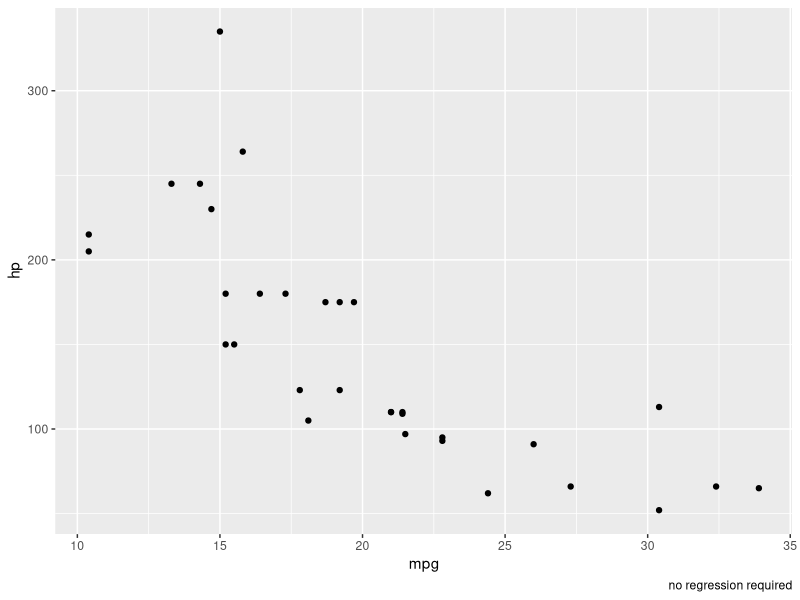

Write the R code that produced this figure.
## ---- chunk 1
Greeting <- function(arg1 = "Hello" ){
  print(arg1)
}
Greeting()
Greeting("Hiya")
## ---- chunk 2


adding <- function(x,y){
  
  total <- sum( c( x , y ))
  
  return(total)
}

adding(2,4)
#adding()

## ---- chunk 3
multiplying <- function(x = 1, y = 1){
  total <- x*y
  total
}

multiplying()
multiplying(2,4)

## ---- chunk 4
umbrella <- function(weather = "no precipitation"){

if(weather == "no precipitation"){
  
    print("leave umbrella at home")
    }
    
else if(weather == "snow"){

    print("You don't need an umbrella")
}
  
else{
    print("bring an umbrella")
    
    }
}
umbrella(weather = "snow")
## ---- chunk 5
my_1st_calculator <-function(x,y,operation="add"){
  
  if(operation %in% "add"){
    total <- adding(x,y)
  }
  
  else if(operation %in% "multiply"){
    total <- multiplying(x,y)
  }
  
  else{
    stop("Please choose `add` or `multiply` for the operation argument")
  }
  
  return(total)
}
## ---- chunk 6
my_1st_calculator(1,6, operation="multiply")
## ---- chunk 7
library(tidyverse)

auto_filter <- function(data, variable, value){
  
  data |>
    filter({{variable}} == value)
}
## ---- chunk 8
auto_filter(data = mtcars, variable = am, value = 0 )
## ---- chunk 9
#| echo: FALSE

library(tidyverse)

super_grapher <- function(variable1=NULL ,variable2=NULL , dat= NULL ,linear_regression = TRUE){
  ggplot(mapping = aes(x= {{variable1}},  y= {{variable2}}), data = dat)+
    geom_point() +
    if(linear_regression == TRUE){
    geom_smooth(method = "lm" )
    }
    else{
    labs(caption = "no regression required")
    }
}
super_grapher(variable1 = mpg,variable2 = hp, dat = mtcars, linear_regression = FALSE)
